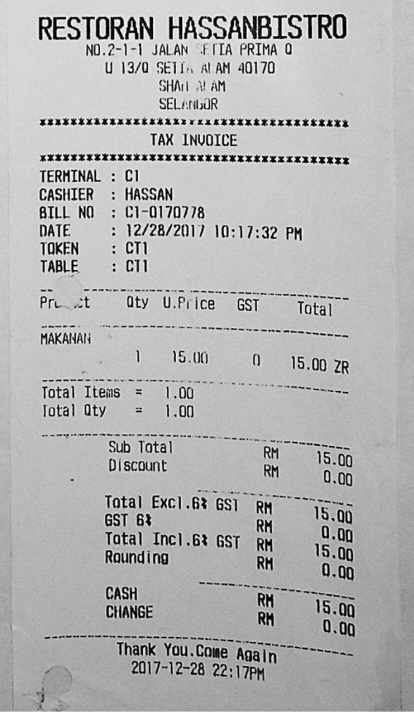
#> input picture tugas_morfologi/data/input/dilasi.png, 827 x 1424 px (shown at 1/2 size)
$ python -i operations.py   (imports and definitions only)
#> lines starting #> are read from the running program, lines starting #| are printed output that depends on the picture; after the words box and inside, x2 and y2 are one past the last pixel; in counts of white or black regions, pixels touching at a corner belong together
# [255 lines of commented-out code are left out]

"""Morfologi citra: satu citra uji untuk setiap operasi."""
from __future__ import annotations

from dataclasses import dataclass, replace
from pathlib import Path
from typing import Callable

import cv2
import numpy as np

SHAPES = {"cross": cv2.MORPH_CROSS, "ellipse": cv2.MORPH_ELLIPSE, "rect": cv2.MORPH_RECT}


# ---------------------------------------------------------------- dasar
def make_kernel(shape: str = "cross", size: int = 3) -> np.ndarray:
    if size < 3 or size % 2 == 0:
        raise ValueError("ukuran kernel harus ganjil dan >= 3")
    return cv2.getStructuringElement(SHAPES[shape], (size, size))


# [12 lines left out: function load_image, not called in this run]


def count_components(binary: np.ndarray, min_area: int = 1) -> int:
    n, _, stats, _ = cv2.connectedComponentsWithStats(binary)
    return sum(1 for i in range(1, n) if stats[i, cv2.CC_STAT_AREA] >= min_area)


def remove_small(binary: np.ndarray, min_area: int) -> np.ndarray:
    n, labels, stats, _ = cv2.connectedComponentsWithStats(binary)
    keep = np.zeros(n, dtype=bool)
    keep[1:] = stats[1:, cv2.CC_STAT_AREA] >= min_area
    return (keep[labels] * 255).astype(np.uint8)


# ---------------------------------------------------------------- praproses
def _gray(bgr: np.ndarray) -> np.ndarray:
    return cv2.cvtColor(bgr, cv2.COLOR_BGR2GRAY)


def prep_none(bgr):  # tanpa binerisasi (opening, top-hat)
    return _gray(bgr)


def prep_otsu_inv(bgr):  # objek gelap pada latar terang -> objek putih
    return cv2.threshold(_gray(bgr), 0, 255, cv2.THRESH_BINARY_INV + cv2.THRESH_OTSU)[1]


def prep_otsu(bgr):  # objek terang pada latar gelap -> objek putih
    return cv2.threshold(_gray(bgr), 0, 255, cv2.THRESH_BINARY + cv2.THRESH_OTSU)[1]


# [4 lines left out: function prep_otsu_clean, not called in this run]


def prep_cracks(bgr):  # retakan: black-hat -> threshold -> buang komponen kecil
    g = cv2.GaussianBlur(_gray(bgr), (5, 5), 0)
    bh = cv2.morphologyEx(g, cv2.MORPH_BLACKHAT, make_kernel("ellipse", 15))
    return remove_small(cv2.threshold(bh, 35, 255, cv2.THRESH_BINARY)[1], 60)


# [5 lines left out: function prep_water, not called in this run]


# ---------------------------------------------------------------- operasi
def dilation(img, k, iterations=1):
    return cv2.dilate(img, k, iterations=iterations)


def erosion(img, k, iterations=1):
    return cv2.erode(img, k, iterations=iterations)


def opening(img, k):
    return cv2.morphologyEx(img, cv2.MORPH_OPEN, k)


def closing(img, k):
    return cv2.morphologyEx(img, cv2.MORPH_CLOSE, k)


# [57 lines left out: functions top_hat, corner_kernels, hit_or_miss, skeletonization, _zhang_suen_mask, thinning, not called in this run]


# ---------------------------------------------------------------- konfigurasi
@dataclass(frozen=True)
class Case:
    name: str
    file: str
    prep: Callable
    run: Callable
    shape: str = "cross"
    size: int = 3
    iterations: int = 1
    crop: tuple = (0, 0, 0, 0)   # (atas, bawah, kiri, kanan)
    max_width: int | None = None
    variants: tuple = ()

    @property
    def kernel(self) -> np.ndarray:
        return make_kernel(self.shape, self.size)


def _pct(img) -> str:
    return f"{100 * np.count_nonzero(img) / img.size:.1f}%"


# [5 lines left out: function _overlay, not called in this run]


def _run_dilation(img, c):
    out = dilation(img, c.kernel, c.iterations)
    return out, f"foreground {_pct(img)} -> {_pct(out)}"


def _run_erosion(img, c):
    out = erosion(img, c.kernel, c.iterations)
    return out, f"gugus {count_components(img, 20)} -> {count_components(out, 20)}"


# [5 lines left out: function _run_opening, not called in this run]


def _run_closing(img, c):
    out = closing(img, c.kernel)
    return out, f"komponen retakan {count_components(img)} -> {count_components(out)}"


def _run_tophat(img, c):
    return top_hat(img, c.kernel), "detail terang kecil"


# [7 lines left out: function _run_hit_or_miss, not called in this run]


def _run_skeleton(img, c):
    return _overlay(img, skeletonization(img, c.kernel)), "kerangka (merah)"


def _run_thinning(img, c):
    return _overlay(img, thinning(img)), "garis 1 piksel (merah)"


CASES = [
    Case("Dilation", "dilasi.png", prep_otsu_inv, _run_dilation, "cross", 3,
         variants=((5, 1), (7, 1), (3, 3))),
    Case("Erosion", "erosi.png", prep_otsu, _run_erosion, "ellipse", 5, iterations=3,
         crop=(0, 0.10, 0, 0), variants=((3, 1), (5, 1), (5, 2))),
    Case("Opening", "opening.png", prep_none, _run_opening, "ellipse", 3),
    Case("Closing", "closing.png", prep_cracks, _run_closing, "ellipse", 9,
         variants=((3, 1), (5, 1), (15, 1))),
    Case("Top-hat", "tophat.png", prep_none, _run_tophat, "ellipse", 5,
         variants=((3, 1), (7, 1), (11, 1))),
    # Papan catur baru: sesuaikan crop (atas, bawah, kiri, kanan) agar hanya area 8x8
    Case("Hit-or-miss", "hit_or_miss.png", prep_otsu_clean, _run_hit_or_miss),
    Case("Skeletonization", "skeletonization.png", prep_water, _run_skeleton, "cross", 3, max_width=1000),
    Case("Thinning", "thinning.png", prep_otsu_inv, _run_thinning),
]


# ---------------------------------------------------------------- pipeline & montase
# [12 lines left out: function process_case, not called in this run]

def run_all(input_dir, cases=CASES) -> list[dict]:
    return [process_case(c, input_dir) for c in cases]


# [73 lines left out: functions _fit, _cell, make_montage, process_to_montage, make_operation_figure, save_per_operation, not called in this run]

>>> import cv2
>>> picture = cv2.imread('../data/input/dilasi.png')
#> picture is the input picture: shape (1424, 827, 3); mean B, G, R 179.1, 179.1, 179.1
>>> result = prep_cracks(picture)
#> in prep_cracks, `bh = cv2.morphologyEx(g, cv2.MORPH_BLACKHAT, make_kernel("ellipse", 15))`:
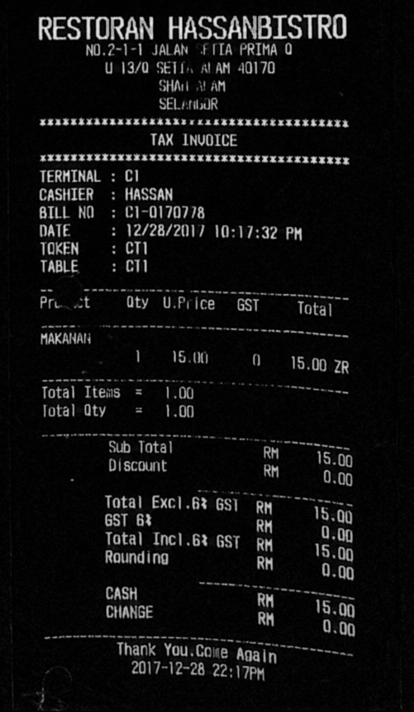
#> bh: shape (1424, 827) (shown at 1/2 size); min 0, max 237, mean 16.1
#> in remove_small, `n, labels, stats, _ = cv2.connectedComponentsWithStats(binary)`:
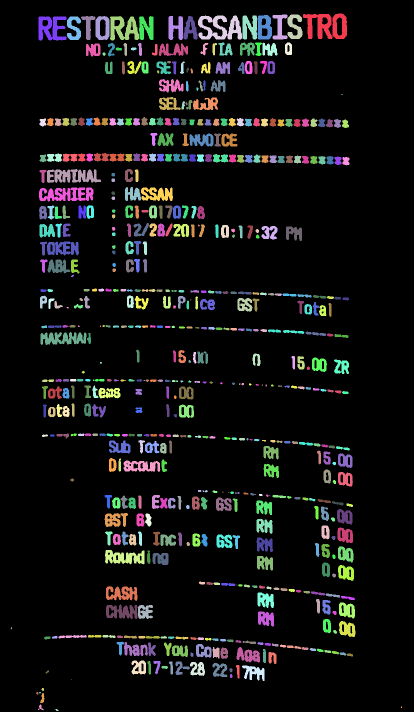
#> labels: shape (1424, 827) int32 (shown at 1/2 size); 603 distinct labels, from 0 to 602; one colour per label, 0 black
#> in remove_small, `n, labels, stats, _ = cv2.connectedComponentsWithStats(binary)`: n = 603; stats = 603 rows, first 6: [0, 0, 827, 1424, 1048002], [606, 27, 88, 51, 2641], [545, 29, 30, 50, 741], [575, 29, 30, 49, 867], [396, 31, 88, 48, 2331], [485, 31, 29, 48, 1000]
#> in remove_small, `n, labels, stats, _ = cv2.connectedComponentsWithStats(binary)`:
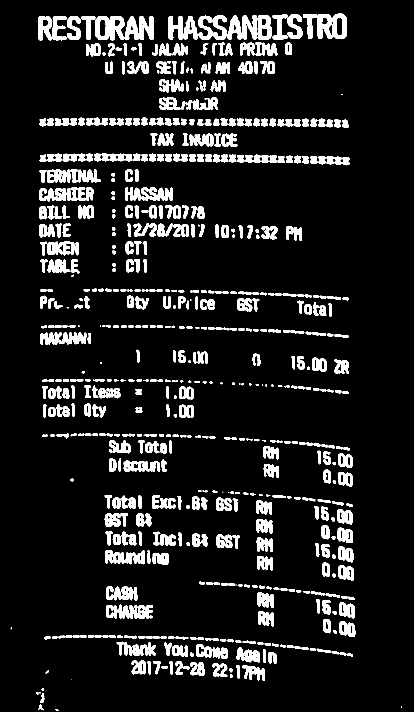
#> binary: shape (1424, 827) (shown at 1/2 size); 11% white; 602 white regions (33 under 20 px), largest, box (x1, y1, x2, y2) and area: (606, 27, 694, 78) 2641, (396, 31, 484, 79) 2331, (78, 375, 187, 403) 2007
#> in remove_small, `return (keep[labels] * 255).astype(np.uint8)`:
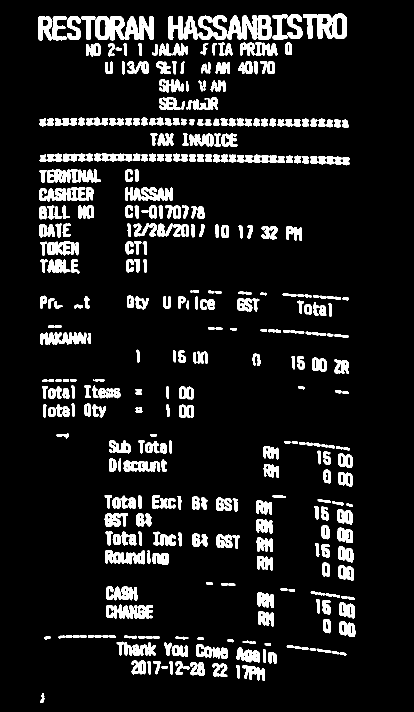
#> returned value: shape (1424, 827) (shown at 1/2 size); 10.3% white; 392 white regions, largest, box (x1, y1, x2, y2) and area: (606, 27, 694, 78) 2641, (396, 31, 484, 79) 2331, (78, 375, 187, 403) 2007
